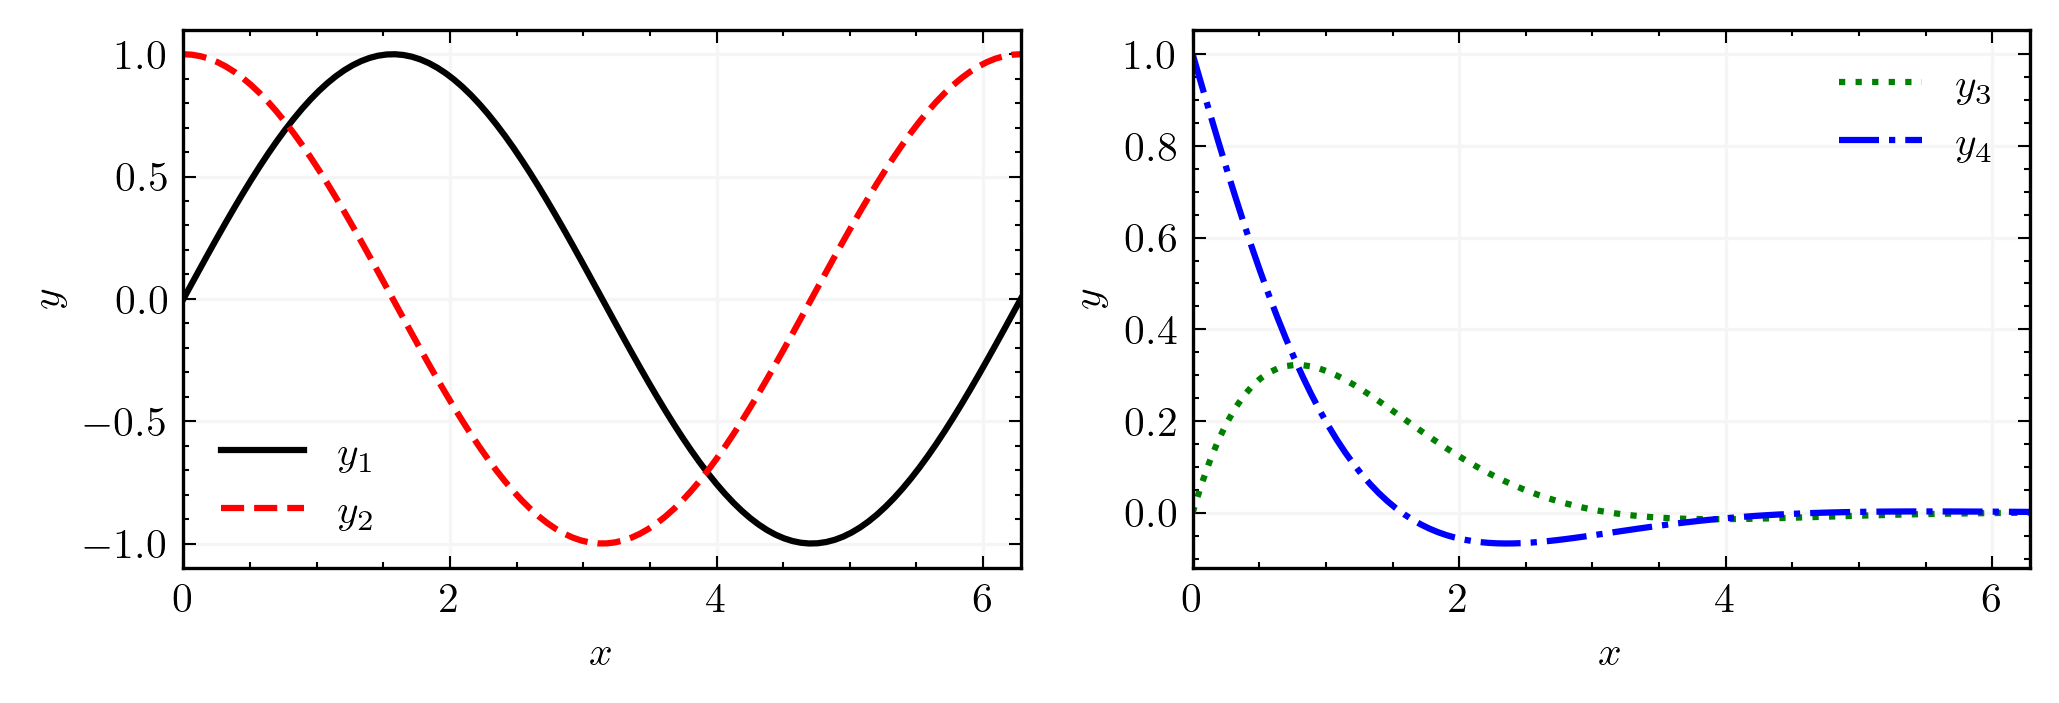

Here is the Python script that generated this plot:
import numpy as np
from math import pi
import matplotlib.pyplot as plt

plt.style.use('vyason')
[def_width,def_height] = np.array(plt.rcParams["figure.figsize"])

fig = plt.figure(constrained_layout=True)
fig.set_size_inches(2*def_width,def_height)
ax = fig.add_gridspec(1,2,hspace=0.1,wspace=0.05).subplots()

xmin,xmax=0,2*pi
x = np.linspace(xmin,xmax,100,endpoint=True)

y1 = np.sin(x)
y2 = np.cos(x)
y3 = np.sin(x)*np.exp(-x)
y4 = np.cos(x)*np.exp(-x)

ax[0].plot(x,y1,c='black',ls='solid',label=r'$y_1$')
ax[0].plot(x,y2,c='red',ls='dashed',label=r'$y_2$')
ax[1].plot(x,y3,c='green',ls='dotted',label=r'$y_3$')
ax[1].plot(x,y4,c='blue',ls='dashdot',label=r'$y_4$')

for i in range(2):
    ax[i].set_xlim(xmin,xmax)
    ax[i].set_xlabel(r'$x$')
    ax[i].set_ylabel(r'$y$')
    ax[i].legend()
    ax[i].grid()

fig.savefig('example_plot_1x2.png')